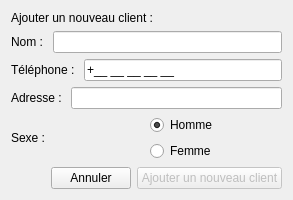
      <widget class="QWidget" name="ajouterClientPage">
       <layout class="QVBoxLayout" name="verticalLayout_5">
        <item>
         <widget class="QLabel" name="label_11">
          <property name="maximumSize">
           <size>
            <width>16777215</width>
            <height>30</height>
           </size>
          </property>
          <property name="text">
           <string>Ajouter un nouveau client : </string>
          </property>
         </widget>
        </item>
        <item>
         <layout class="QHBoxLayout" name="horizontalLayout_9">
          <item>
           <widget class="QLabel" name="label_10">
            <property name="text">
             <string>Nom : </string>
            </property>
           </widget>
          </item>
          <item>
           <widget class="QLineEdit" name="nomLineEdit"/>
          </item>
         </layout>
        </item>
        <item>
         <layout class="QHBoxLayout" name="horizontalLayout_10">
          <item>
           <widget class="QLabel" name="label_12">
            <property name="text">
             <string>Téléphone : </string>
            </property>
           </widget>
          </item>
          <item>
           <widget class="QLineEdit" name="telephoneLineEdit">
            <property name="inputMask">
             <string>+99 99 99 99 99;_</string>
            </property>
           </widget>
          </item>
         </layout>
        </item>
        <item>
         <layout class="QHBoxLayout" name="horizontalLayout_11">
          <item>
           <widget class="QLabel" name="label_13">
            <property name="text">
             <string>Adresse : </string>
            </property>
           </widget>
          </item>
          <item>
           <widget class="QLineEdit" name="adresseLineEdit"/>
          </item>
         </layout>
        </item>
        <item>
         <layout class="QHBoxLayout" name="horizontalLayout_12">
          <item>
           <widget class="QLabel" name="label_14">
            <property name="text">
             <string>Sexe : </string>
            </property>
           </widget>
          </item>
          <item>
           <layout class="QVBoxLayout" name="sexeLayout">
            <item>
             <widget class="QRadioButton" name="hommeRadioButton">
              <property name="text">
               <string>Homme</string>
              </property>
              <property name="checked">
               <bool>true</bool>
              </property>
             </widget>
            </item>
            <item>
             <widget class="QRadioButton" name="femmeRadioButton">
              <property name="text">
               <string>Femme</string>
              </property>
             </widget>
            </item>
           </layout>
          </item>
         </layout>
        </item>
        <item>
         <layout class="QHBoxLayout" name="horizontalLayout_13">
          <item>
           <spacer name="horizontalSpacer">
            <property name="orientation">
             <enum>Qt::Horizontal</enum>
            </property>
            <property name="sizeHint" stdset="0">
             <size>
              <width>40</width>
              <height>20</height>
             </size>
            </property>
           </spacer>
          </item>
          <item>
           <widget class="QPushButton" name="Annuler_Btn_2">
            <property name="text">
             <string>Annuler</string>
            </property>
           </widget>
          </item>
          <item>
           <widget class="QPushButton" name="AjouterClientBtn_2">
            <property name="enabled">
             <bool>false</bool>
            </property>
            <property name="text">
             <string>Ajouter un nouveau client</string>
            </property>
           </widget>
          </item>
         </layout>
        </item>
       </layout>
      </widget>
